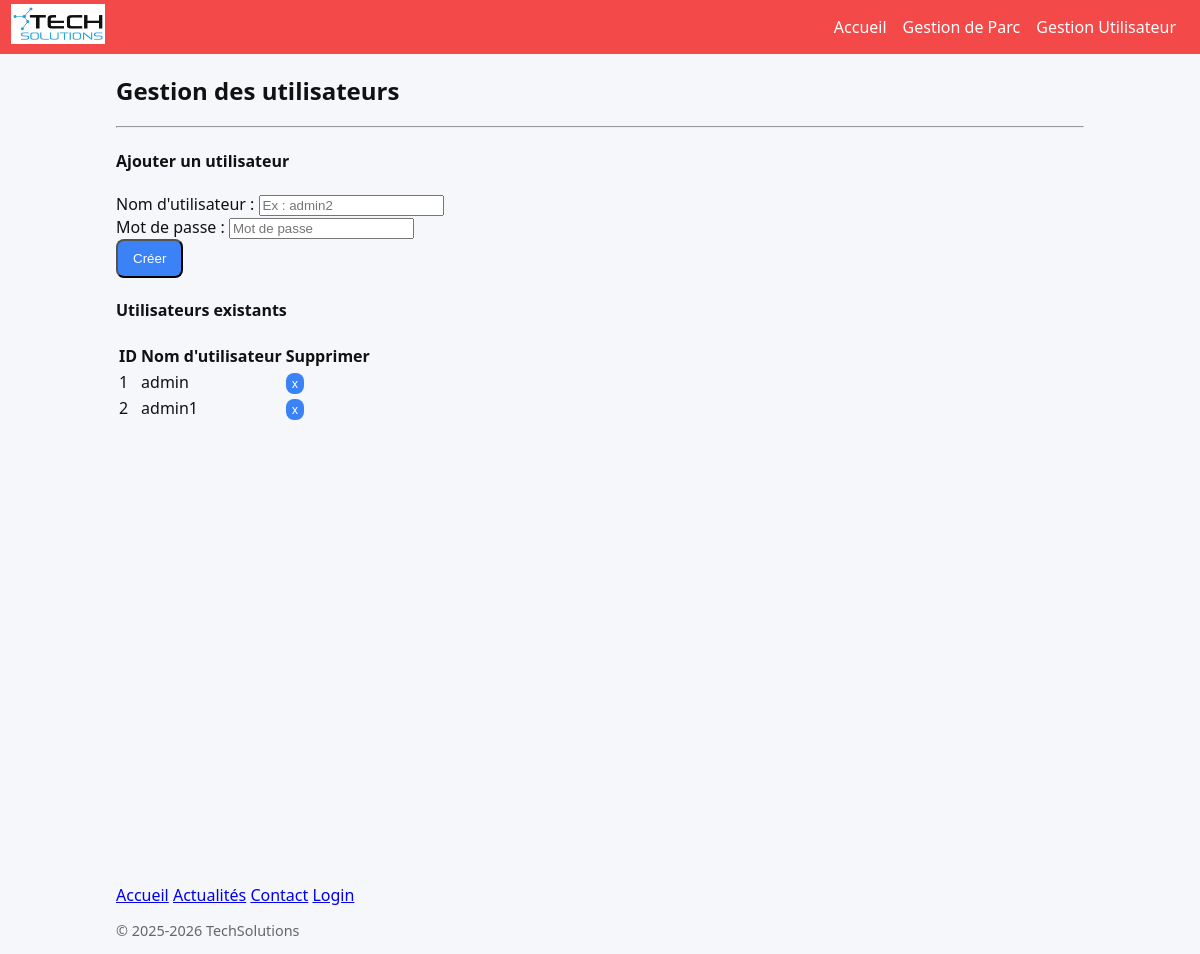
Page /gestionuser.php on the committed database.
### tables this page shows
CREATE TABLE `user` (
  `id` int(11) NOT NULL AUTO_INCREMENT,
  `username` varchar(255) NOT NULL,
  `password` varchar(255) NOT NULL,
  PRIMARY KEY (`id`)
);

### includes/db.php (called while the page is built, shortened)
<?php
function e($s){ return htmlspecialchars((string)$s, ENT_QUOTES, 'UTF-8'); }

### gestionuser.php (the view, shortened to what this page needs)
<?php
require_once __DIR__ . '/includes/db.php';
require_once __DIR__ . '/includes/header2.php';
$db = pdo();
$stmt = $db->query("SELECT id, username FROM user ORDER BY id ASC");
$users = $stmt->fetchAll();
?>
<div class="container mt-5">
    <h2 class="mb-3">Gestion des utilisateurs</h2>
    <hr>
    <h4>Ajouter un utilisateur</h4>
    <form method="POST" class="mb-4">
        <div class="mb-3">
            <label class="form-label">Nom d'utilisateur :</label>
            <input type="text" name="username" class="form-control" placeholder="Ex : admin2" required>
        </div>
        <div class="mb-3">
            <label class="form-label">Mot de passe :</label>
            <input type="password" name="password" class="form-control" placeholder="Mot de passe" required>
        </div>
        <button type="submit" name="create" class="btn btn-primary">Créer</button>
    </form>
    <h4>Utilisateurs existants</h4>
    <table class="table table-striped">
        <tr>
            <th>ID</th>
            <th>Nom d'utilisateur</th>
            <th>Supprimer</th>
        </tr>
        <?php foreach ($users as $u): ?>
        <tr>
            <td><?= e($u['id']) ?></td>
            <td><?= e($u['username']) ?></td>
            <td>
                <a href="?delete=<?= $u['id'] ?>"
   class="btn btn-sm btn-outline-danger"
   style="padding: 2px 6px; font-size: 0.75rem;"
   onclick="return confirm('Supprimer cet utilisateur ?');">
   x
</a>
            </td>
        </tr>
        <?php endforeach; ?>
    </table>
</div>
<br><br><br><br><br><br><br><br><br><br><br><br><br><br><br><br><br><br><br><br><br>
<?php require_once __DIR__ . '/includes/footer.php'; ?>

### style2.css (style rules this page uses)
* { box-sizing:border-box }
body { margin:0;font-family:system-ui;background:#f6f7fb;color:#111 }
.container { max-width:1000px;margin:0 auto;padding:0 16px }
.btn { padding: 10px 15px; background: #3b82f6; color: white; border-radius: 8px; text-decoration: none; }

### rows in the picture
user: id "1", username "admin"
user: id "2", username "admin1"
